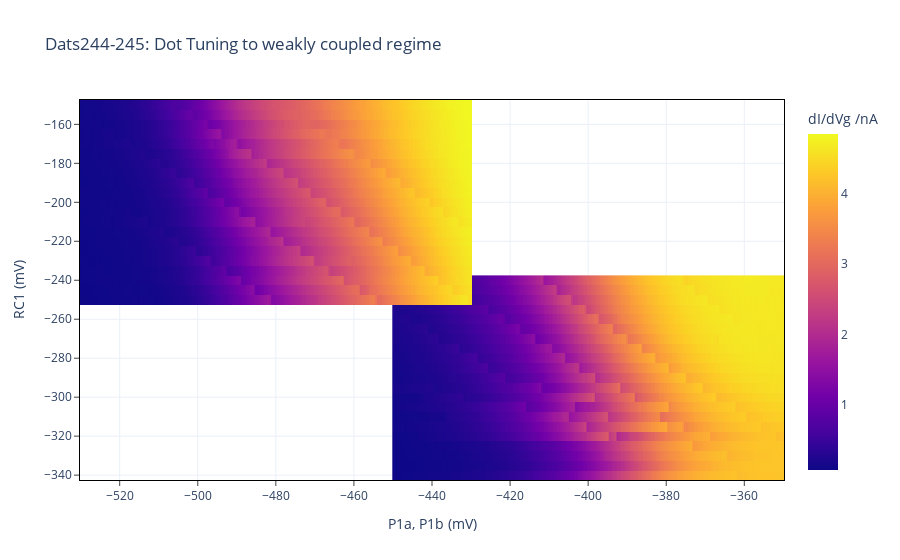
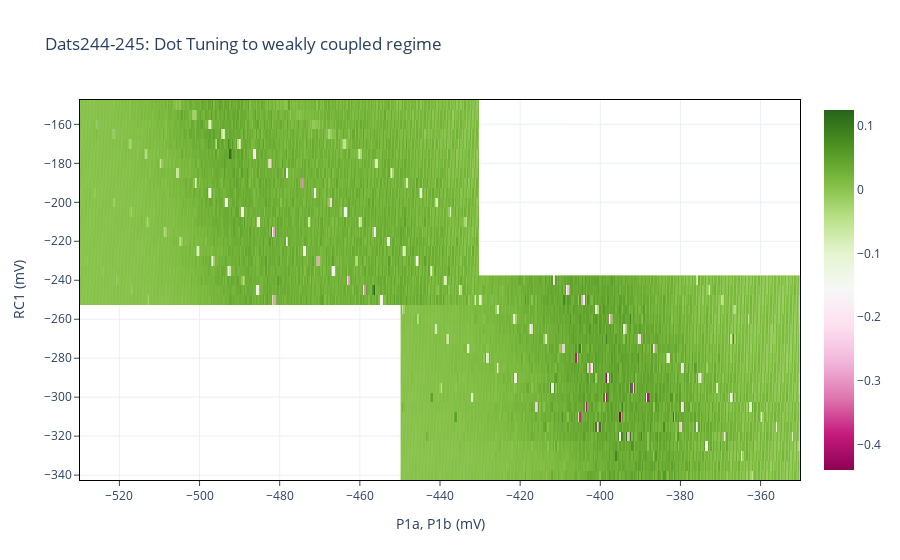

The cell these charts' notebook holds for them, in order:
### Code cell
# datnums = list(range(219, 225+1))
# datnums.remove(220)
# datnums = list(range(226, 234+1))
# for num in [228, 229]:
#     datnums.remove(num)
# datnums = [238, 243]
datnums = [244, 245]
dats = [get_dat(num) for num in datnums]

fig_isense, fig_isense_diff = go.Figure(), go.Figure()
figs = fig_isense, fig_isense_diff
fig_isense.update_layout(coloraxis_colorbar_title='Current /nA')
fig_isense.update_layout(coloraxis_colorbar_title='dI/dVg /nA')
for fig in figs:
    fig.update_layout(**default_layout,
                     title=f'Dats{datnums[0]}-{datnums[-1]}: Dot Tuning to weakly coupled regime',
                     xaxis_title=dats[0].Logs.x_label,
                     yaxis_title=dats[0].Logs.y_label)
for dat in dats:
    x = dat.Data.x
    y = dat.Data.y
    z = dat.Data.get_data('standard/i_sense')
    
    # I_sense
    z, x = U.resample_data(z, x, resample_x_only=True)
    fig_isense.add_trace(go.Heatmap(x=x, y=y, z=z, coloraxis='coloraxis'))
    
    # I_sense_diff
    z_diff = np.diff(z, axis=1)
    x_diff = U.get_matching_x(x, z_diff)
    fig_isense_diff.add_trace(go.Heatmap(x=x_diff, y=y, z=z_diff, coloraxis='coloraxis'))
    
for fig in figs:
    fig.show(config=default_config)

### Figure 1 — Plotly figure (JSON) as saved in the notebook; plotly's stock layout.template omitted (floating-point values rounded to 4 significant figures; data arrays with more than 128 entries replaced by an {"elided": "..."} marker saying what was removed)
{"data": [{"coloraxis": "coloraxis", "type": "heatmap", "x": {"elided": "300 float values"}, "y": [-340, -335, -330, -325, -320, -315, -310, -305, -300, -295, -290, -285, -280, -275, -270, -265, -260, -255, -250, -245, -240], "z": {"elided": "21x300 float values"}}, {"coloraxis": "coloraxis", "type": "heatmap", "x": {"elided": "300 float values"}, "y": [-250, -245, -240, -235, -230, -225, -220, -215, -210, -205, -200, -195, -190, -185, -180, -175, -170, -165, -160, -155, -150], "z": {"elided": "21x300 float values"}}], "layout": {"coloraxis": {"colorbar": {"title": {"text": "dI/dVg /nA"}}}, "title": {"text": "Dats244-245: Dot Tuning to weakly coupled regime"}, "xaxis": {"linecolor": "black", "mirror": true, "showline": true, "ticks": "outside", "title": {"text": "P1a, P1b (mV)"}}, "yaxis": {"linecolor": "black", "mirror": true, "showline": true, "ticks": "outside", "title": {"text": "RC1 (mV)"}}}}

### Figure 2 — Plotly figure (JSON) as saved in the notebook; plotly's stock layout.template omitted (floating-point values rounded to 4 significant figures; data arrays with more than 128 entries replaced by an {"elided": "..."} marker saying what was removed)
{"data": [{"coloraxis": "coloraxis", "type": "heatmap", "x": {"elided": "299 float values"}, "y": [-340, -335, -330, -325, -320, -315, -310, -305, -300, -295, -290, -285, -280, -275, -270, -265, -260, -255, -250, -245, -240], "z": {"elided": "21x299 float values"}}, {"coloraxis": "coloraxis", "type": "heatmap", "x": {"elided": "299 float values"}, "y": [-250, -245, -240, -235, -230, -225, -220, -215, -210, -205, -200, -195, -190, -185, -180, -175, -170, -165, -160, -155, -150], "z": {"elided": "21x299 float values"}}], "layout": {"title": {"text": "Dats244-245: Dot Tuning to weakly coupled regime"}, "xaxis": {"linecolor": "black", "mirror": true, "showline": true, "ticks": "outside", "title": {"text": "P1a, P1b (mV)"}}, "yaxis": {"linecolor": "black", "mirror": true, "showline": true, "ticks": "outside", "title": {"text": "RC1 (mV)"}}}}
